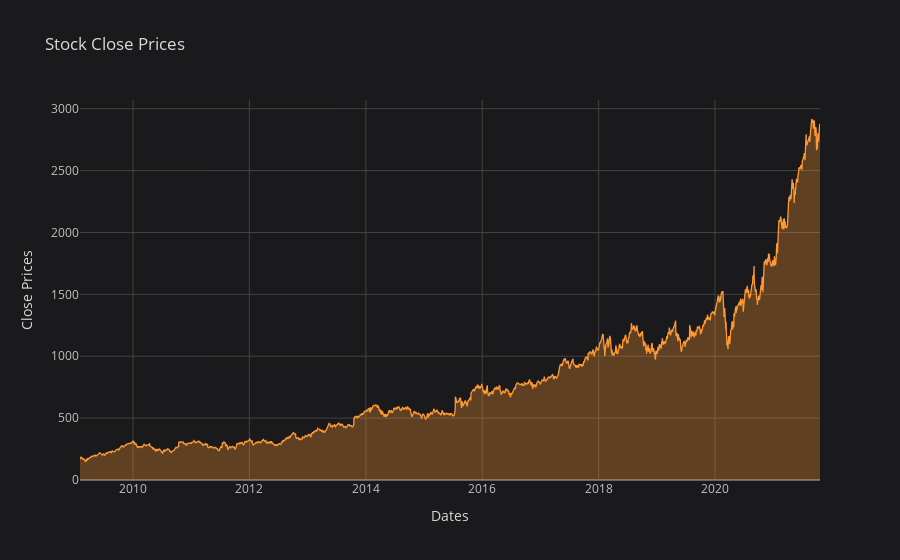

Notebook cell for this chart:
### Markdown cell above
## Data Visualization

### Code cell
goog_close.iplot(title='Stock Close Prices', fill = True, xTitle='Dates',yTitle='Close Prices', theme='space')

### Figure 1 — Plotly figure (JSON) as saved in the notebook; plotly's stock layout.template omitted (floating-point values rounded to 4 significant figures; data arrays with more than 128 entries replaced by an {"elided": "..."} marker saying what was removed)
{"data": [{"fill": "tozeroy", "fillcolor": "rgba(255, 153, 51, 0.3)", "line": {"color": "rgba(255, 153, 51, 1.0)", "dash": "solid", "shape": "linear", "width": 1.3}, "mode": "lines", "name": "Close", "text": "", "type": "scatter", "x": {"elided": "3204 str values"}, "y": {"elided": "3204 float values"}}], "layout": {"legend": {"bgcolor": "#1A1A1C", "font": {"color": "#D9D9D9"}}, "paper_bgcolor": "#1A1A1C", "plot_bgcolor": "#1A1A1C", "title": {"font": {"color": "#D9D9D9"}, "text": "Stock Close Prices"}, "xaxis": {"gridcolor": "#434343", "showgrid": true, "tickfont": {"color": "#C2C2C2"}, "title": {"font": {"color": "#D9D9D9"}, "text": "Dates"}, "zerolinecolor": "#666570"}, "yaxis": {"gridcolor": "#434343", "showgrid": true, "tickfont": {"color": "#C2C2C2"}, "title": {"font": {"color": "#D9D9D9"}, "text": "Close Prices"}, "zerolinecolor": "#666570"}}}
